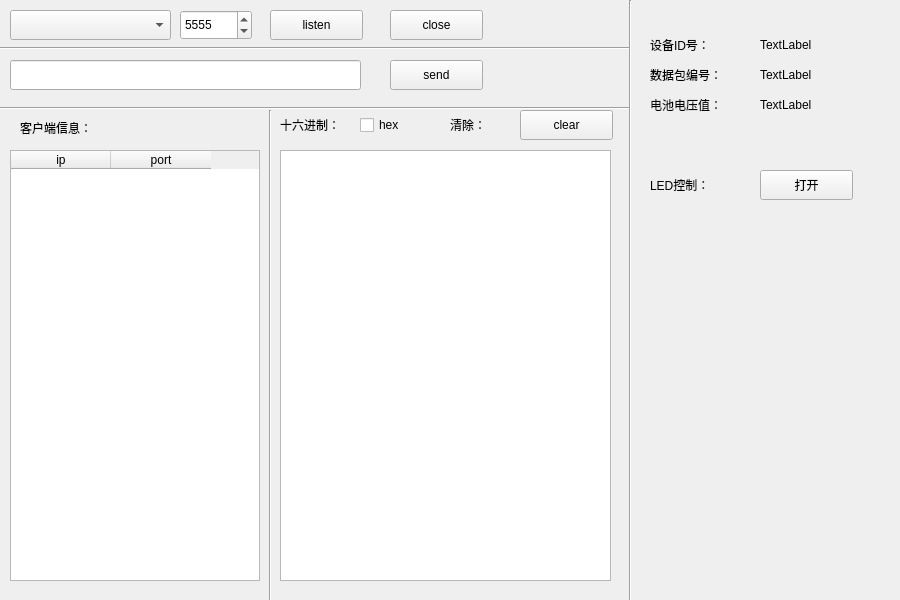
<?xml version="1.0" encoding="UTF-8"?>
<ui version="4.0">
 <class>TCPServerWidget</class>
 <widget class="QWidget" name="TCPServerWidget">
  <property name="geometry">
   <rect>
    <x>0</x>
    <y>0</y>
    <width>900</width>
    <height>600</height>
   </rect>
  </property>
  <property name="windowTitle">
   <string>Form</string>
  </property>
  <widget class="QCheckBox" name="toHex">
   <property name="geometry">
    <rect>
     <x>360</x>
     <y>110</y>
     <width>51</width>
     <height>30</height>
    </rect>
   </property>
   <property name="text">
    <string>hex</string>
   </property>
  </widget>
  <widget class="QComboBox" name="localIp">
   <property name="geometry">
    <rect>
     <x>10</x>
     <y>10</y>
     <width>161</width>
     <height>30</height>
    </rect>
   </property>
   <property name="minimumSize">
    <size>
     <width>120</width>
     <height>0</height>
    </size>
   </property>
  </widget>
  <widget class="QSpinBox" name="localPort">
   <property name="geometry">
    <rect>
     <x>180</x>
     <y>10</y>
     <width>72</width>
     <height>30</height>
    </rect>
   </property>
   <property name="minimum">
    <number>1</number>
   </property>
   <property name="maximum">
    <number>65535</number>
   </property>
   <property name="value">
    <number>5555</number>
   </property>
  </widget>
  <widget class="QPushButton" name="listen">
   <property name="geometry">
    <rect>
     <x>270</x>
     <y>10</y>
     <width>93</width>
     <height>30</height>
    </rect>
   </property>
   <property name="text">
    <string>listen</string>
   </property>
  </widget>
  <widget class="QPushButton" name="close">
   <property name="geometry">
    <rect>
     <x>390</x>
     <y>10</y>
     <width>93</width>
     <height>30</height>
    </rect>
   </property>
   <property name="text">
    <string>close</string>
   </property>
  </widget>
  <widget class="QLineEdit" name="message">
   <property name="geometry">
    <rect>
     <x>10</x>
     <y>60</y>
     <width>351</width>
     <height>30</height>
    </rect>
   </property>
  </widget>
  <widget class="QPushButton" name="send">
   <property name="geometry">
    <rect>
     <x>390</x>
     <y>60</y>
     <width>93</width>
     <height>30</height>
    </rect>
   </property>
   <property name="text">
    <string>send</string>
   </property>
  </widget>
  <widget class="QTextEdit" name="textEdit">
   <property name="geometry">
    <rect>
     <x>280</x>
     <y>150</y>
     <width>331</width>
     <height>431</height>
    </rect>
   </property>
   <property name="readOnly">
    <bool>true</bool>
   </property>
   <property name="tabStopDistance">
    <double>80.000000000000000</double>
   </property>
  </widget>
  <widget class="QTableWidget" name="clientTable">
   <property name="geometry">
    <rect>
     <x>10</x>
     <y>150</y>
     <width>250</width>
     <height>431</height>
    </rect>
   </property>
   <property name="maximumSize">
    <size>
     <width>250</width>
     <height>16777215</height>
    </size>
   </property>
   <property name="gridStyle">
    <enum>Qt::SolidLine</enum>
   </property>
   <column>
    <property name="text">
     <string>ip</string>
    </property>
   </column>
   <column>
    <property name="text">
     <string>port</string>
    </property>
   </column>
  </widget>
  <widget class="QPushButton" name="clear">
   <property name="geometry">
    <rect>
     <x>520</x>
     <y>110</y>
     <width>93</width>
     <height>30</height>
    </rect>
   </property>
   <property name="text">
    <string>clear</string>
   </property>
  </widget>
  <widget class="Line" name="line">
   <property name="geometry">
    <rect>
     <x>0</x>
     <y>40</y>
     <width>631</width>
     <height>16</height>
    </rect>
   </property>
   <property name="orientation">
    <enum>Qt::Horizontal</enum>
   </property>
  </widget>
  <widget class="Line" name="line_2">
   <property name="geometry">
    <rect>
     <x>0</x>
     <y>100</y>
     <width>631</width>
     <height>16</height>
    </rect>
   </property>
   <property name="orientation">
    <enum>Qt::Horizontal</enum>
   </property>
  </widget>
  <widget class="QLabel" name="label">
   <property name="geometry">
    <rect>
     <x>20</x>
     <y>120</y>
     <width>131</width>
     <height>16</height>
    </rect>
   </property>
   <property name="text">
    <string>客户端信息：</string>
   </property>
  </widget>
  <widget class="Line" name="line_3">
   <property name="geometry">
    <rect>
     <x>260</x>
     <y>110</y>
     <width>20</width>
     <height>491</height>
    </rect>
   </property>
   <property name="orientation">
    <enum>Qt::Vertical</enum>
   </property>
  </widget>
  <widget class="QLabel" name="label_2">
   <property name="geometry">
    <rect>
     <x>280</x>
     <y>110</y>
     <width>91</width>
     <height>30</height>
    </rect>
   </property>
   <property name="text">
    <string>十六进制：</string>
   </property>
  </widget>
  <widget class="QLabel" name="label_3">
   <property name="geometry">
    <rect>
     <x>450</x>
     <y>110</y>
     <width>91</width>
     <height>30</height>
    </rect>
   </property>
   <property name="text">
    <string>清除：</string>
   </property>
  </widget>
  <widget class="Line" name="line_4">
   <property name="geometry">
    <rect>
     <x>620</x>
     <y>0</y>
     <width>20</width>
     <height>601</height>
    </rect>
   </property>
   <property name="orientation">
    <enum>Qt::Vertical</enum>
   </property>
  </widget>
  <widget class="QLabel" name="label_4">
   <property name="geometry">
    <rect>
     <x>650</x>
     <y>60</y>
     <width>101</width>
     <height>30</height>
    </rect>
   </property>
   <property name="text">
    <string>数据包编号：</string>
   </property>
  </widget>
  <widget class="QLabel" name="label_PACKET_CNT">
   <property name="geometry">
    <rect>
     <x>760</x>
     <y>60</y>
     <width>72</width>
     <height>30</height>
    </rect>
   </property>
   <property name="text">
    <string>TextLabel</string>
   </property>
  </widget>
  <widget class="QLabel" name="label_5">
   <property name="geometry">
    <rect>
     <x>650</x>
     <y>30</y>
     <width>101</width>
     <height>30</height>
    </rect>
   </property>
   <property name="text">
    <string>设备ID号：</string>
   </property>
  </widget>
  <widget class="QLabel" name="label_DEV_ID">
   <property name="geometry">
    <rect>
     <x>760</x>
     <y>30</y>
     <width>72</width>
     <height>30</height>
    </rect>
   </property>
   <property name="text">
    <string>TextLabel</string>
   </property>
  </widget>
  <widget class="QLabel" name="label_6">
   <property name="geometry">
    <rect>
     <x>650</x>
     <y>90</y>
     <width>101</width>
     <height>30</height>
    </rect>
   </property>
   <property name="text">
    <string>电池电压值：</string>
   </property>
  </widget>
  <widget class="QLabel" name="label_BATT_VOLT">
   <property name="geometry">
    <rect>
     <x>760</x>
     <y>90</y>
     <width>72</width>
     <height>30</height>
    </rect>
   </property>
   <property name="text">
    <string>TextLabel</string>
   </property>
  </widget>
  <widget class="QPushButton" name="btn_OPEN_LED0">
   <property name="geometry">
    <rect>
     <x>760</x>
     <y>170</y>
     <width>93</width>
     <height>30</height>
    </rect>
   </property>
   <property name="text">
    <string>打开</string>
   </property>
  </widget>
  <widget class="QLabel" name="label_7">
   <property name="geometry">
    <rect>
     <x>650</x>
     <y>170</y>
     <width>101</width>
     <height>30</height>
    </rect>
   </property>
   <property name="text">
    <string>LED控制：</string>
   </property>
  </widget>
 </widget>
 <resources/>
 <connections/>
</ui>
